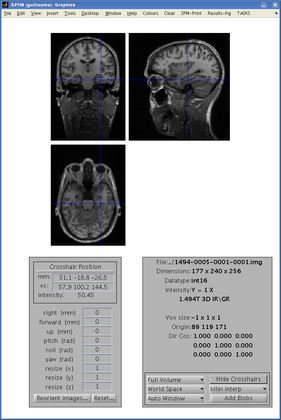
%> input picture libs/spm8/man/images/disp1.png, 281 x 420 px, shrunk from 775 x 1159 before the run
$ octave --eval "result = computeVoxelMask(imread('../libs/spm8/man/images/disp1.png'));"   (GNU Octave 9; MATLAB toolbox functions it lacks are replaced by stand-ins)
%> lines starting %> are read from the running program, lines starting %| are printed output that depends on the picture
function voxelMask=computeVoxelMask(x)
    weights=elipsoidWeights(size(x, 1), size(x, 2), size(x, 3));
%> after the loop in elipsoidWeights, `for i=1:numSlices`:
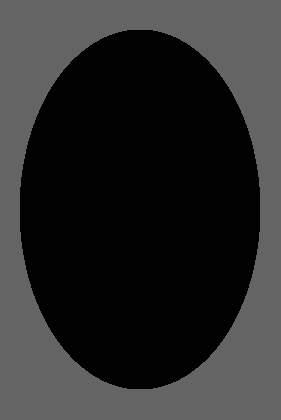
%> weights: size 420x281x3 double; min 1, max 100, mean 42.9
    x=abs(angle(x));
%> x: size 420x281x3 double; every value is 0
    x=x.*weights;
    voxelMask=(x<pi/6);
%> voxelMask: size 420x281x3 logical; every value is 1
    [m, n, p]=size(x);
%> m = 420; n = 281; p = 3
    for i=1:p
        voxelMask(:, :, i)=bwmorph(voxelMask(:, :, i), 'clean');
        voxelMask(:, :, i)=bwmorph(voxelMask(:, :, i), 'spur');
        voxelMask(:, :, i)=bwmorph(voxelMask(:, :, i), 'close', 9);
        CC=bwconncomp(voxelMask(:, :, i));
        maxComponent=0;maxN=0;
        for j=1:CC.NumObjects
            N=length(CC.PixelIdxList{j});
            if N>maxN
                maxN=N;
                maxComponent=j;
            end
        end
        mask=false(m, n);
        mask(CC.PixelIdxList{maxComponent})=1;
        voxelMask(:, :, i)=mask;
        voxelMask(:, :, i)=bwmorph(voxelMask(:, :, i), 'close', 5);
        voxelMask(:, :, i)=bwmorph(voxelMask(:, :, i), 'diag', 5);
        voxelMask(:, :, i)=bwmorph(voxelMask(:, :, i), 'majority', 5);
    end
%> mask: size 420x281 logical; every value is 1
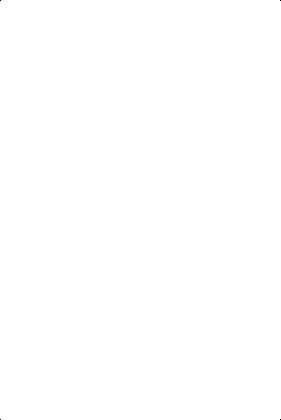
%> voxelMask: size 420x281x3 logical; 100% white; black in thin lines or dots
end

function weights=elipsoidWeights(numRows, numCols, numSlices)
    weights=zeros(numRows, numCols, numSlices);
    ratio10=4/5;ratio20=6/7;
    for i=1:numSlices
        shrinkFactor=1;ds=(abs(numSlices/2-i)/numSlices);
        ds=0.25;
        if ds>0.25
            shrinkFactor=1-(ds-0.25)*1.3;
        end
        ratio1=ratio10*shrinkFactor;ratio2=ratio20*shrinkFactor;
        a1=ratio1*numRows/2;b1=ratio1*numCols/2;
        a2=ratio2*numRows/2;b2=ratio2*numCols/2;
        weightsSlice=elipsoidWeightsSlice(numRows, numCols, a1, b1, a2, b2);
        weights(:, :, i)=weightsSlice;
    end
end

function weights=elipsoidWeightsSlice(numRows, numCols, a1, b1, a2, b2)
    center=[numRows/2 numCols/2];
    [rows, cols]=find(true(numRows, numCols));
    dx=rows-center(1);dy=cols-center(2);
    d1=(dx.^2)/(a1^2)+(dy.^2)/(b1^2);
    d2=(dx.^2)/(a2^2)+(dy.^2)/(b2^2);
    weights=ones(numRows, numCols);
    weights(d1>1 & d2<1)=1.2;
    weights(d2>1)=100;
end

$ run again, on libs/spm8/man/images/seg1.png
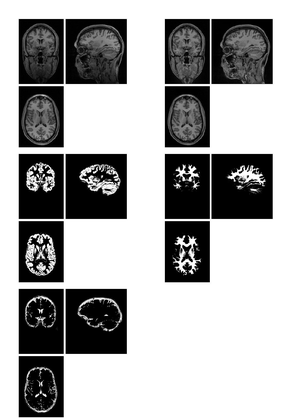
%> input picture libs/spm8/man/images/seg1.png, 292 x 420 px, shrunk from 1059 x 1525 before the run
%> after the loop in elipsoidWeights, `for i=1:numSlices`:
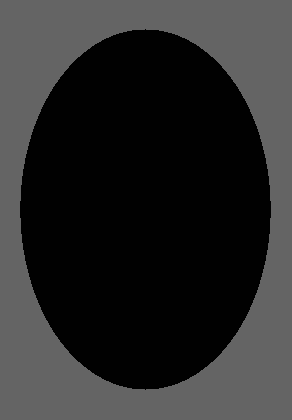
%> weights: size 420x292 double; min 1, max 100, mean 42.9
%> x: size 420x292 double; every value is 0
%> the loop in computeVoxelMask, `for i=1:p` made 1 pass
%> CC on pass 1: 1 connected component

$ run again, on libs/spm8/man/images/seg2.png
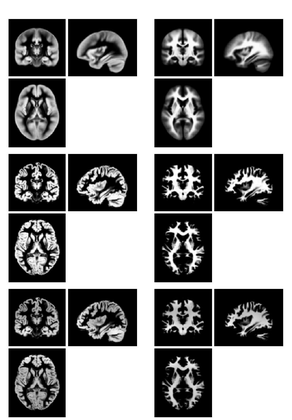
%> input picture libs/spm8/man/images/seg2.png, 292 x 420 px, shrunk from 1059 x 1525 before the run
%> after the loop in elipsoidWeights, `for i=1:numSlices`:
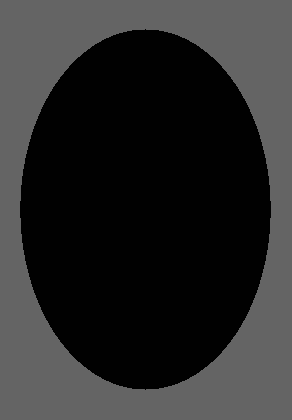
%> weights: size 420x292 double; min 1, max 100, mean 42.9
%> x: size 420x292 double; every value is 0
%> the loop in computeVoxelMask, `for i=1:p` made 1 pass
%> CC on pass 1: 1 connected component

$ run again, on libs/spm8/man/images/spm8.png
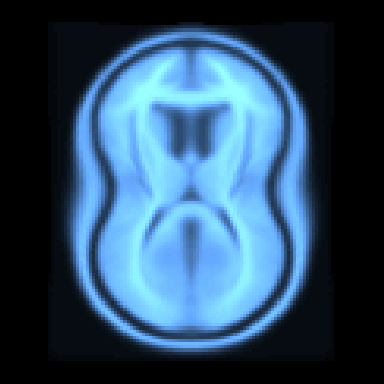
%> input picture libs/spm8/man/images/spm8.png, 384 x 384 px
%> after the loop in elipsoidWeights, `for i=1:numSlices`:
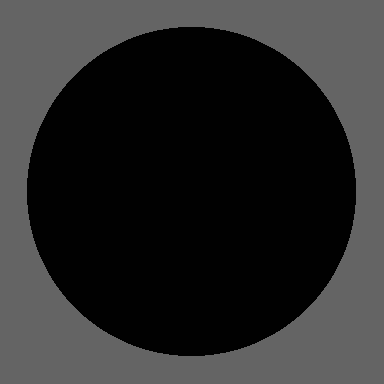
%> weights: size 384x384x3 double; min 1, max 100, mean 42.9
%> x: size 384x384x3 double; every value is 0
